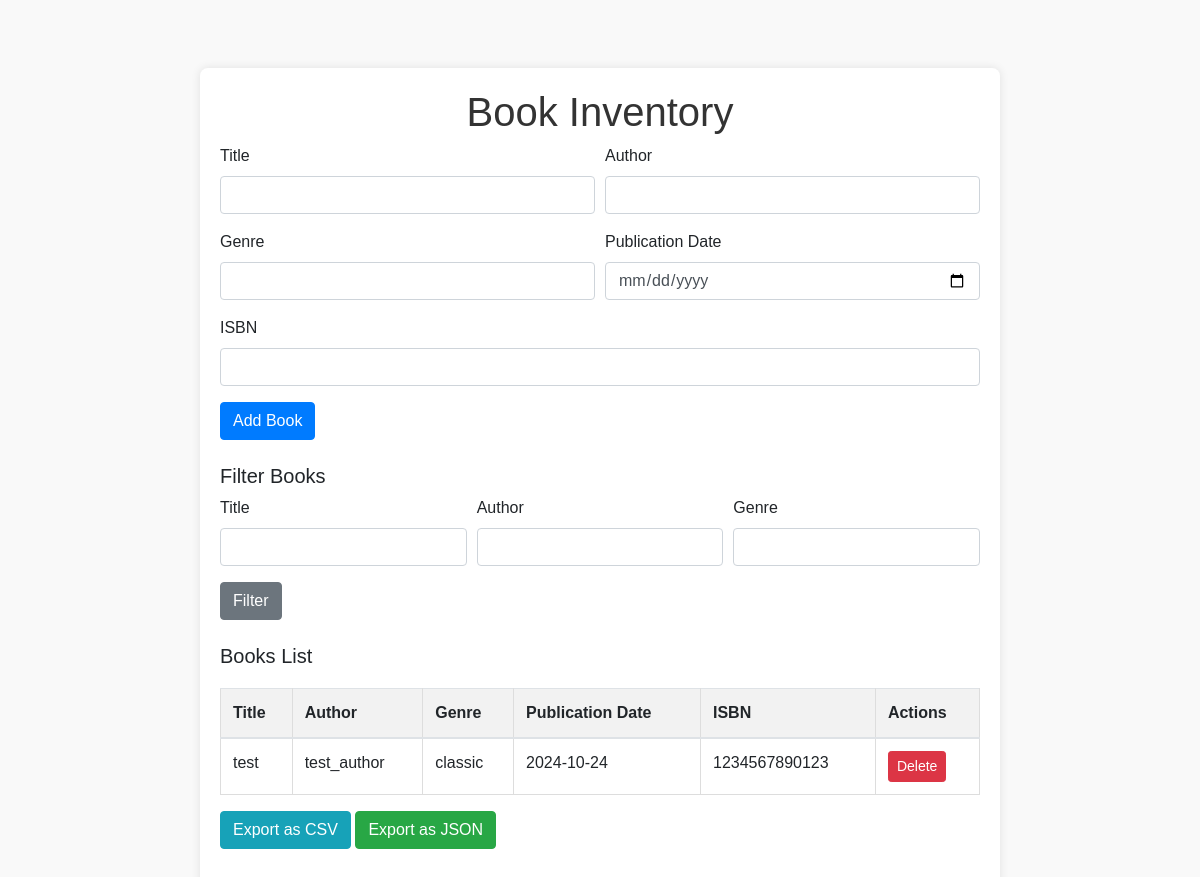
Before: / with the older database file.
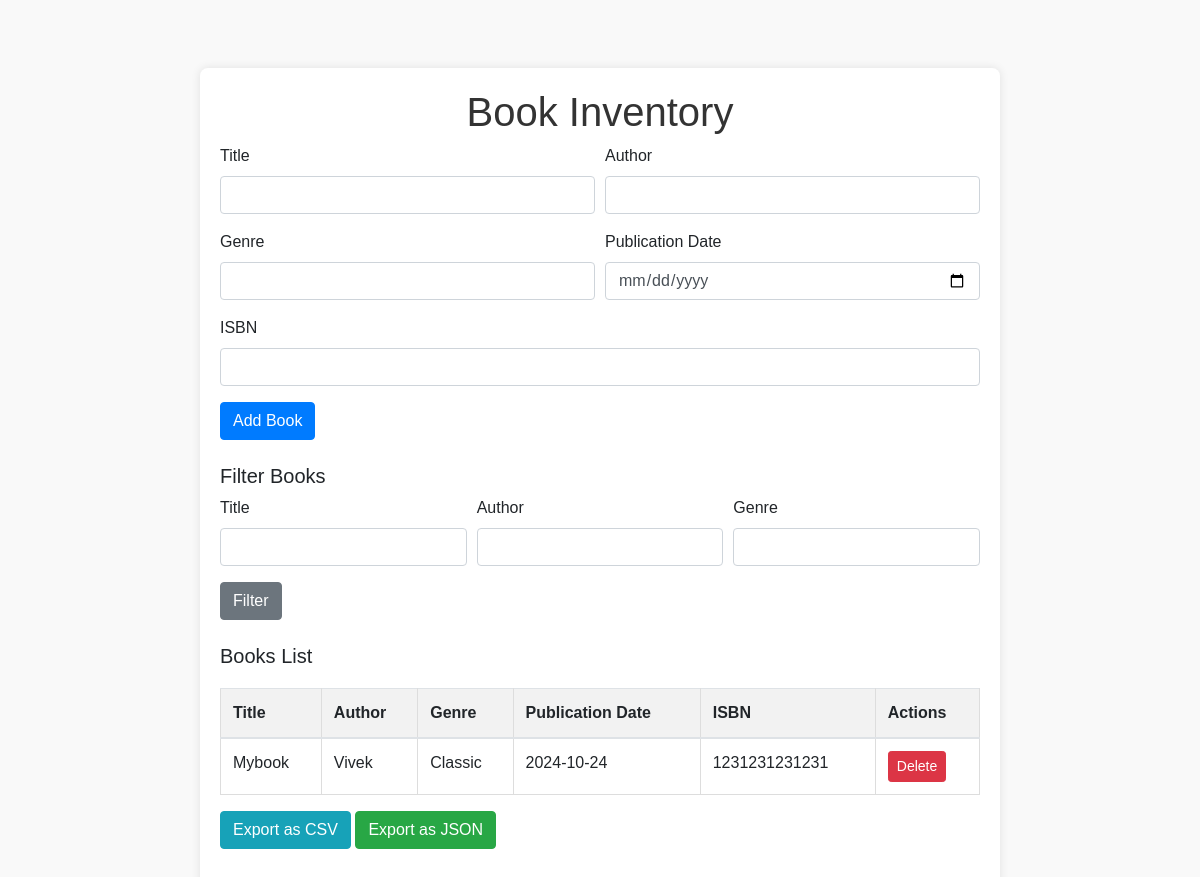
After: the same page with the newer database file.
### app.py (models this page shows)
class Book(db.Model):
    id = db.Column(db.Integer, primary_key=True)
    title = db.Column(db.String(255), nullable=False)
    author = db.Column(db.String(255), nullable=False)
    genre = db.Column(db.String(100))
    publication_date = db.Column(db.Date)
    isbn = db.Column(db.String(13), unique=True, nullable=False)

### app.py (the view)
@app.route('/')
def index():
    books = Book.query.all()
    return render_template('index.html', books=books)

### templates/index.html (shortened to what this page needs)
<!DOCTYPE html>
<html lang="en">
<head>
    <link rel="stylesheet" href="https://stackpath.bootstrapcdn.com/bootstrap/4.5.2/css/bootstrap.min.css">
    <link rel="stylesheet" type="text/css" href="{{ url_for('static', filename='styles.css') }}">
</head>
<body>
<div class="container mt-5">
    <h1 class="text-center">Book Inventory</h1>
    <form action="/add-book" method="post" class="mb-4">
        <div class="form-row">
            <div class="form-group col-md-6">
                <label for="title">Title</label>
                <input type="text" class="form-control" name="title" required>
            </div>
            <div class="form-group col-md-6">
                <label for="author">Author</label>
                <input type="text" class="form-control" name="author" required>
            </div>
        </div>
        <div class="form-row">
            <div class="form-group col-md-6">
                <label for="genre">Genre</label>
                <input type="text" class="form-control" name="genre">
            </div>
            <div class="form-group col-md-6">
                <label for="publication_date">Publication Date</label>
                <input type="date" class="form-control" name="publication_date" required>
            </div>
        </div>
        <div class="form-group">
            <label for="isbn">ISBN</label>
            <input type="text" class="form-control" name="isbn" required>
        </div>
        <button type="submit" class="btn btn-primary">Add Book</button>
    </form>
    <form action="/filter-books" method="get" class="mb-4">
        <h5>Filter Books</h5>
        <div class="form-row">
            <div class="form-group col-md-4">
                <label for="title">Title</label>
                <input type="text" class="form-control" name="title">
            </div>
            <div class="form-group col-md-4">
                <label for="author">Author</label>
                <input type="text" class="form-control" name="author">
            </div>
            <div class="form-group col-md-4">
                <label for="genre">Genre</label>
                <input type="text" class="form-control" name="genre">
            </div>
        </div>
        <button type="submit" class="btn btn-secondary">Filter</button>
    </form>
    <h5>Books List</h5>
    <table class="table table-striped">
        <thead>
            <tr>
                <th>Title</th>
                <th>Author</th>
                <th>Genre</th>
                <th>Publication Date</th>
                <th>ISBN</th>
                <th>Actions</th>
            </tr>
        </thead>
        <tbody>
            {% for book in books %}
            <tr>
                <td>{{ book.title }}</td>
                <td>{{ book.author }}</td>
                <td>{{ book.genre }}</td>
                <td>{{ book.publication_date }}</td>
                <td>{{ book.isbn }}</td>
                <td>
                    <form action="/delete-book/{{ book.id }}" method="post" style="display:inline;">
                        <button type="submit" class="btn btn-danger btn-sm">Delete</button>
                    </form>
                </td>
            </tr>
            {% endfor %}
        </tbody>
    </table>
    <div class="mb-4">
        <a href="/export-csv" class="btn btn-info">Export as CSV</a>
        <a href="/export-json" class="btn btn-success">Export as JSON</a>
    </div>
</div>
</body>
</html>

### static/styles.css (style rules this page uses)
body { font-family: Arial, sans-serif; margin: 0; padding: 20px; background-color: #f9f9f9; }
.container { max-width: 800px; margin: auto; background: white; padding: 20px; border-radius: 8px; box-shadow: 0 0 10px rgba(0, 0, 0, 0.1); }
h1, h2 { color: #333; }
table { width: 100%; border-collapse: collapse; margin-top: 20px; }
th, td { padding: 10px; border: 1px solid #ddd; text-align: left; }
th { background-color: #f2f2f2; }
td { background-color: #ffffff; }

Changed rows visible on the page:
removed Book: title "test", author "test_author", genre "classic", publication_date "2024-10-24", isbn "1234567890123"
added Book: title "Mybook", author "Vivek", genre "Classic", publication_date "2024-10-24", isbn "1231231231231"
